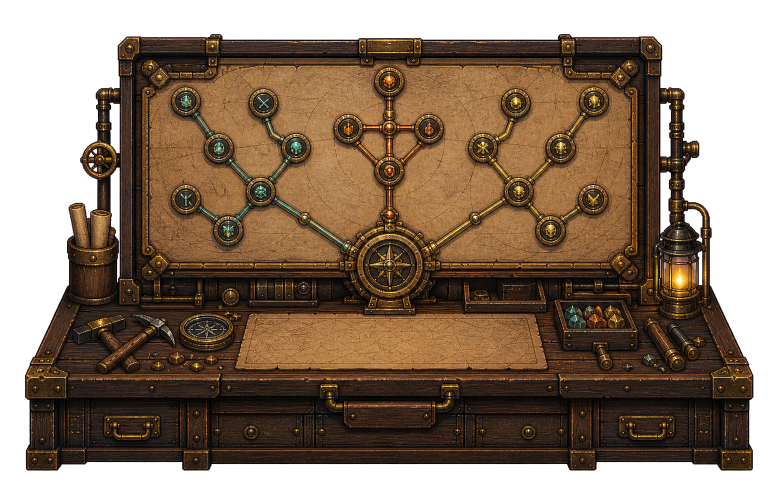
#> input picture docs/40_validation/i3r_long_term_current/sources/talent_furniture_alpha_source.png, 1567 x 1004 px (shown at 1/2 size)
$ python -i art23_build_long_term_runtime.py   (imports and definitions only)
#> lines starting #> are read from the running program, lines starting #| are printed output that depends on the picture
#> further down, picture is the input picture: PIL image 1567x1004 RGBA; mean R, G, B, A 62.7, 44.2, 27, 175.8
#!/usr/bin/env python3
"""Build current I3R LongTerm runtime art from frozen ART23 source material."""

from __future__ import annotations

import csv
import hashlib
import json
from dataclasses import dataclass
from pathlib import Path

from PIL import Image, ImageChops, ImageDraw, ImageEnhance, ImageFilter, ImageOps


ROOT = Path(__file__).resolve().parents[1]
SOURCE_ROOT = ROOT / "docs/art/validation/art23/sources"
ART22_UI_ROOT = ROOT / "Godot/GraytailGodot/assets/ui/art22/deploy_prep"
RUNTIME_ROOT = ROOT / "Godot/GraytailGodot/assets/ui/art23/long_term"
CURRENT_VALIDATION_ROOT = ROOT / "docs/40_validation/i3r_long_term_current"
CURRENT_SOURCE_ROOT = CURRENT_VALIDATION_ROOT / "sources"
MANIFEST_PATH = ROOT / "Godot/GraytailGodot/data/assets/asset_manifest.csv"
REPORT_CSV_PATH = CURRENT_VALIDATION_ROOT / "long_term_runtime_asset_report.csv"
REPORT_JSON_PATH = CURRENT_VALIDATION_ROOT / "long_term_runtime_asset_report.json"
CONTRACT_PATH = CURRENT_VALIDATION_ROOT / "long_term_runtime_asset_contract.csv"

# Current production exposes task_archive through the audited "goals" visual
# alias. Gacha remains frozen ART23 evidence and is deliberately absent here.
CURRENT_MODULE_TABLE = (
    ("task_archive", "goals"),
    ("codex", "codex"),
    ("research", "research"),
    ("talent", "talent"),
    ("profile", "profile"),
    ("collection_appearance", "collection_appearance"),
)
CURRENT_MODULE_ASSET_IDS = tuple(asset_id for _, asset_id in CURRENT_MODULE_TABLE)
TALENT_FURNITURE_SOURCE_RELATIVE = "docs/40_validation/i3r_long_term_current/sources/talent_furniture_alpha_source.png"
TALENT_FURNITURE_SOURCE_SHA256 = "bb341cbeb85cba1606fdbe9abe731cfc8a8730e2236f5b0d831d009ba54e9336"
RETIRED_GACHA_RUNTIME_PATHS = (
    "furniture/gacha.png",
    "controls/module_gacha_normal.png",
    "controls/module_gacha_focused.png",
    "controls/module_gacha_pressed.png",
    "controls/module_gacha_selected.png",
    "controls/module_gacha_locked.png",
)

MAGENTA = (255, 0, 255)
WOOD = (50, 27, 14, 255)
WOOD_LIGHT = (91, 52, 25, 255)
WOOD_DARK = (23, 14, 10, 255)
BRASS = (171, 116, 43, 255)
BRASS_LIGHT = (239, 182, 72, 255)
BRASS_DARK = (84, 49, 20, 255)
TEAL = (39, 205, 196, 255)
PARCHMENT = (204, 164, 105, 255)


@dataclass(frozen=True)
class RuntimeAsset:
    visual_key: str
    relative_path: str
    image: Image.Image
    source_name: str
    source_rect: str
    layer: str
    slot: str
    state: str
    load_group: str
    default_load: bool

    @property
    def asset_id(self) -> str:
        return f"ui.art23.{self.visual_key}"

    @property
    def godot_path(self) -> str:
        return f"res://assets/ui/art23/long_term/{self.relative_path}"


# [34 lines left out: functions sha256, open_rgba, open_project_rgba, load_talent_furniture_source, not called in this run]


def trim_alpha(image: Image.Image) -> Image.Image:
    bbox = image.getchannel("A").getbbox()
    if bbox is None:
        raise ValueError("empty alpha image")
    return image.crop(bbox)


def chroma_alpha(image: Image.Image, transparent_threshold: int = 14, opaque_threshold: int = 205) -> Image.Image:
    """Remove the flat imagegen magenta stage with a soft matte and mild despill."""
#> called with transparent_threshold = 14, opaque_threshold = 205
    rgba = image.convert("RGBA")
    pixels = rgba.load()
    for y in range(rgba.height):
        for x in range(rgba.width):
            r, g, b, _ = pixels[x, y]
            distance = max(abs(r - 255), abs(g), abs(b - 255))
            if distance <= transparent_threshold:
                pixels[x, y] = (0, 0, 0, 0)
                continue
            if distance >= opaque_threshold:
                alpha = 255
            else:
                alpha = int(255 * (distance - transparent_threshold) / (opaque_threshold - transparent_threshold))
            if alpha < 255:
                excess = max(0, min(r, b) - g)
                r = max(0, r - excess)
                b = max(0, b - excess)
            pixels[x, y] = (r, g, b, alpha)
    alpha = rgba.getchannel("A")
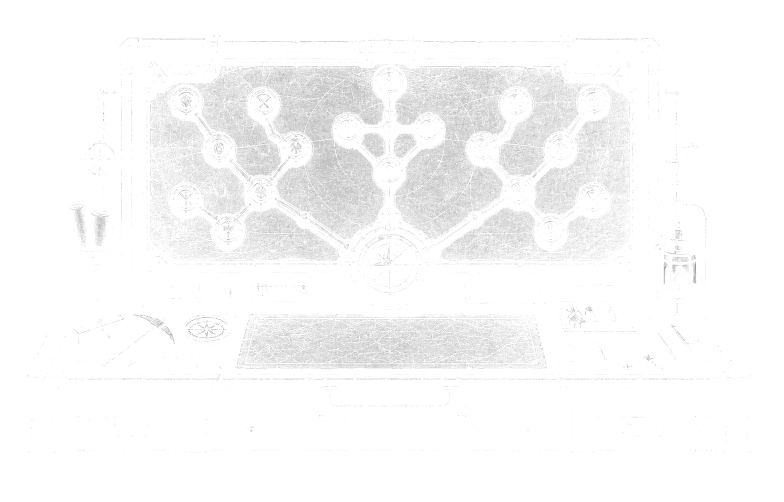
#> alpha: PIL image 1567x1004 L (shown at 1/2 size); min 142, max 255, mean 248.9
    alpha = alpha.filter(ImageFilter.MaxFilter(3)).filter(ImageFilter.GaussianBlur(0.35))
    rgba.putalpha(alpha)
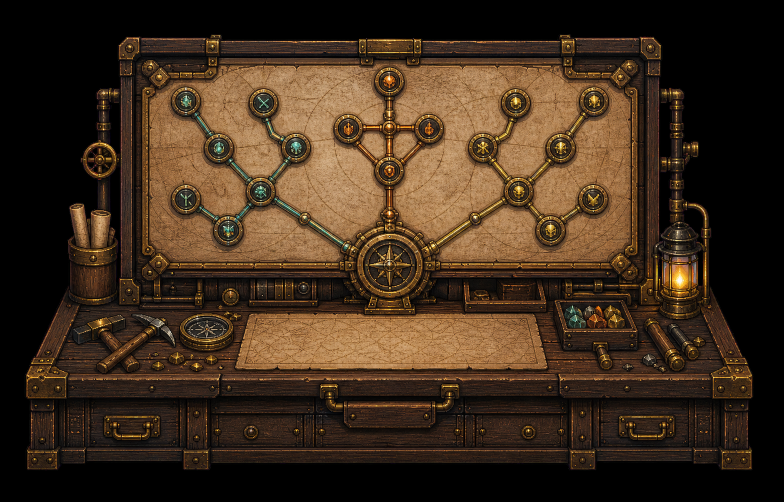
#> rgba: PIL image 1567x1004 RGBA (shown at 1/2 size); mean R, G, B, A 62.7, 44.2, 27, 252.3; transparent parts drawn white
    return trim_alpha(rgba)
#> in trim_alpha, `bbox = image.getchannel("A").getbbox()`: bbox = (0, 0, 1567, 1004)


# [41 lines left out: functions contain, rounded_mask, nine_slice_resize, not called in this run]


def art22_path(relative_path: str) -> str:
    return f"Godot/GraytailGodot/assets/ui/art22/deploy_prep/{relative_path}"


def art22_ui(relative_path: str) -> Image.Image:
    return open_project_rgba(art22_path(relative_path))


# [146 lines left out: functions teal_selected_surface, wood_texture, brass_frame, plate, outline, draw_icon and 2 more, not called in this run]


def parchment_panel(size: tuple[int, int]) -> Image.Image:
    return nine_slice_resize(art22_ui("panels/parchment.png"), size, (34, 34, 34, 34))


# [140 lines left out: functions art22_control, lever, rail, chain, build_assets, not called in this run]


FIELDS = [
    "screen", "layer", "slot", "state", "visibility_rule", "source_candidate", "source_rect",
    "runtime_asset", "asset_id", "visual_key", "consumer", "runtime_rect", "anchor", "pivot",
    "z_layer", "runtime_status", "load_group", "default_load", "decoded_bytes", "source_status",
    "source_sha256", "runtime_sha256", "width", "height",
]


# [168 lines left out: functions write_assets, write_reports, verify_talent_furniture_output, update_manifest, main, not called in this run]


# [2 lines not run here, left out]

>>> from PIL import Image
>>> picture = Image.open('../docs/40_validation/i3r_long_term_current/sources/talent_furniture_alpha_source.png')
>>> result = chroma_alpha(picture)
